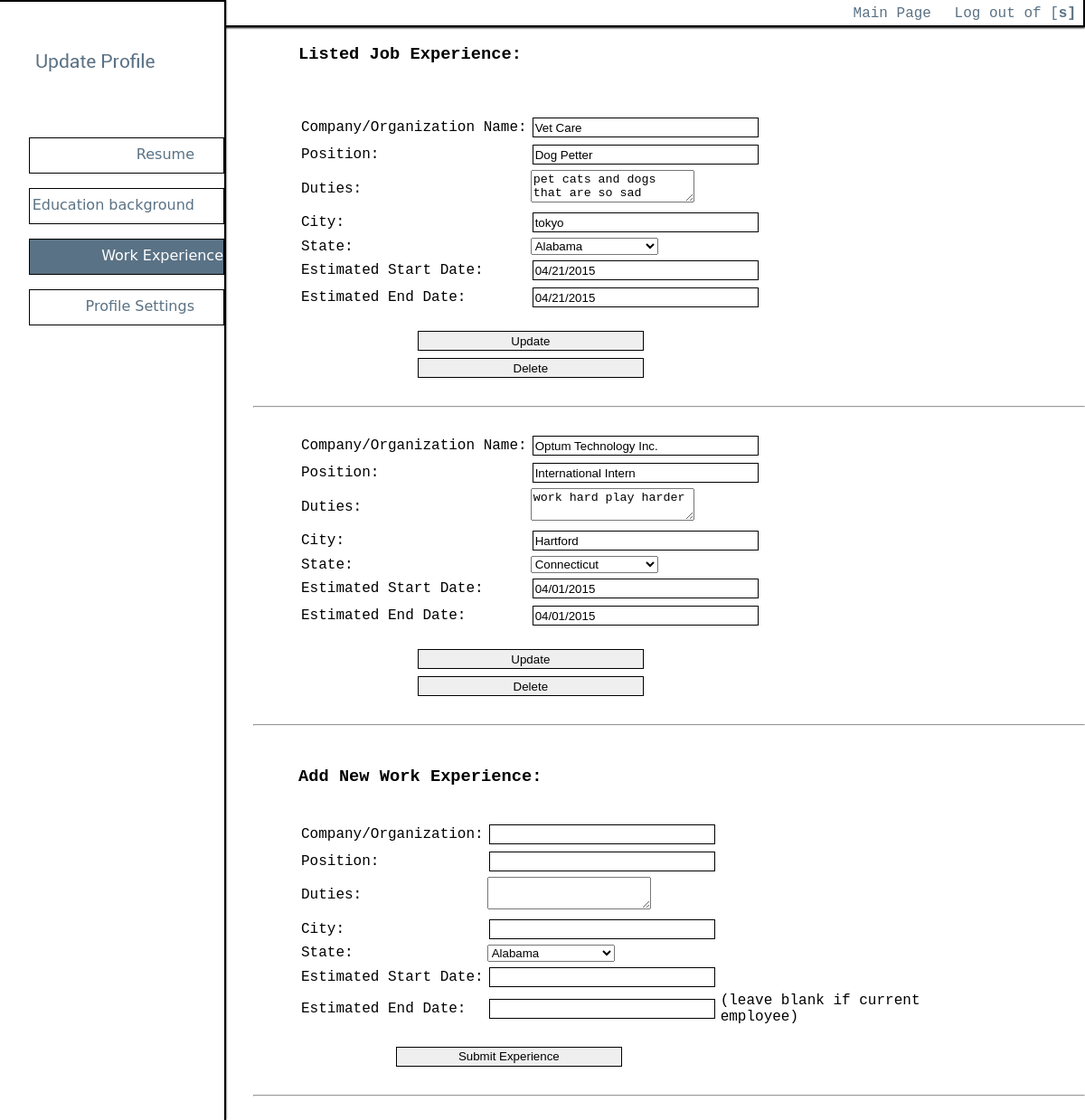
Page /MainPage/Profile/Update_Exp.php (signed in) on the earlier database version.
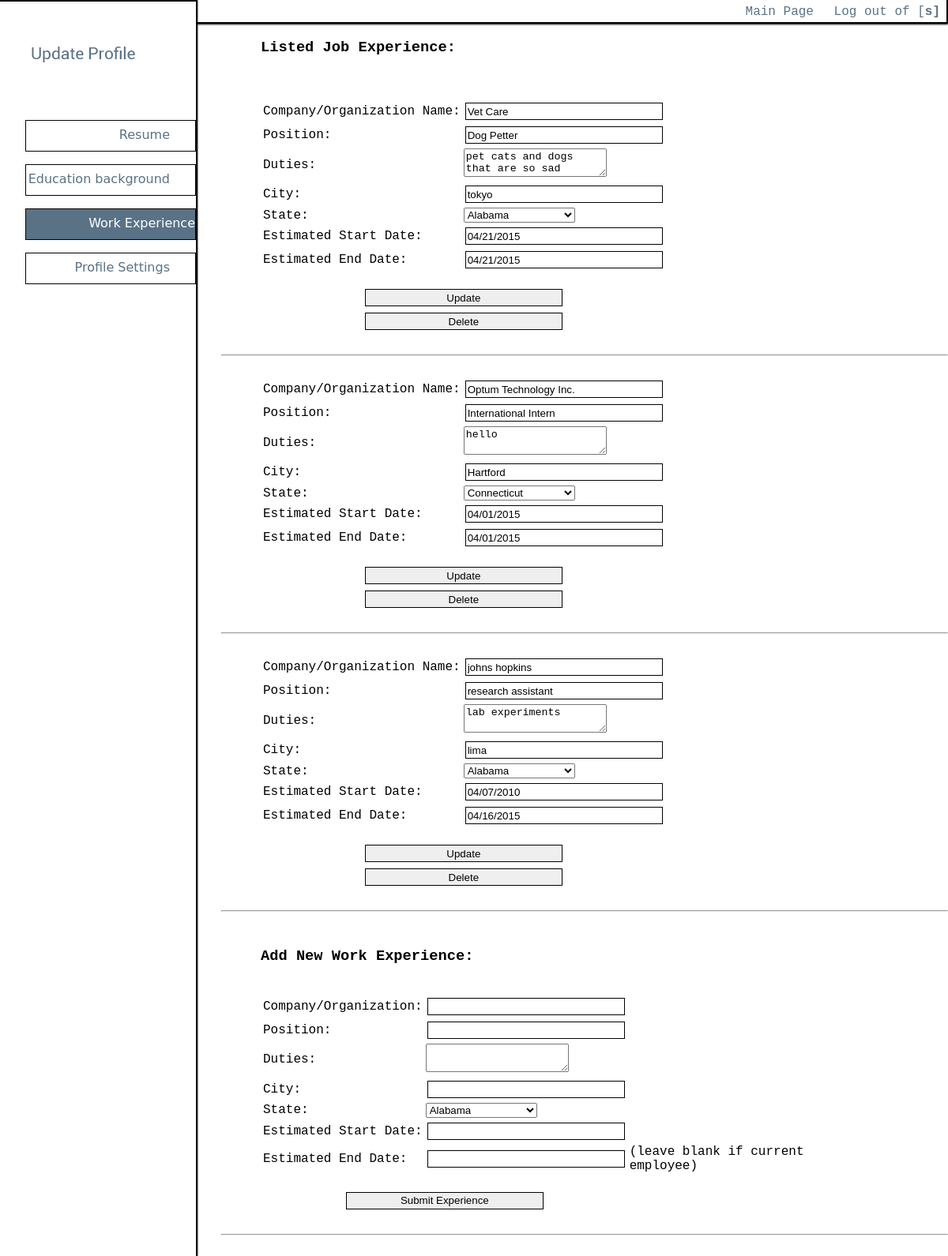
Same page on the later database version.
### tables this page shows
CREATE TABLE `priorjobs` (
  `JobID` int(11) unsigned NOT NULL AUTO_INCREMENT,
  `PJCompanyName` varchar(45) NOT NULL COMMENT 'ResumeID FK',
  `PJJobTitle` varchar(45) NOT NULL,
  `PJDuties` varchar(45) DEFAULT NULL,
  `PJCity` varchar(45) DEFAULT NULL,
  `PJState` varchar(45) DEFAULT NULL,
  `PJStartDate` varchar(45) DEFAULT NULL,
  `PJEndDate` varchar(45) DEFAULT NULL,
  `UserId` varchar(45) NOT NULL,
  PRIMARY KEY (`JobID`),
  UNIQUE KEY `JobID_UNIQUE` (`JobID`),
  KEY `UserId_idx` (`UserId`),
  CONSTRAINT `seekername` FOREIGN KEY (`UserId`) REFERENCES `seeker` (`UserName`) ON DELETE CASCADE ON UPDATE NO ACTION
);

### MainPage/Profile/Update_Exp.php (the view, shortened to what the changed rows need)
 <!doctype html>
<html>
<head>
<link href="jquery-ui.css" rel="stylesheet">
<link href="../stylesheet_main.css" rel="stylesheet" type="text/css" >
</head>
<body>
<header>
<div class="sidebar">
  <h1><img src="../../MainPage_img/Update Profile.png"></h1>
</div>
</header>
<div class = "content">
<h3 class = "contentHeader">Listed Job Experience:</h3><br><br>
<?php
	$sql = "SELECT * FROM priorjobs WHERE UserID = '".  $_SESSION['login_user'].
		"'  order by STR_TO_DATE(PJStartDate,'%m/%d/%Y') DESC ;";
    $conn = new mysqli($address, $username, $password, $database);
	 if ($conn->connect_error) {
        die("Connection failed: " . $conn->connect_error);
    } else {
	    $result = $conn->query($sql);
		if (!$result) {
		    echo "<b>database result error</b>";
			exit;
		} else {
		  while($row = $result->fetch_assoc())
			{
			echo "<div style='padding-left:50px; padding-right:100px;'><form method ='post' action='submitJobUpdate.php'>";
			echo "<table border='0'><tr>";
			echo "<td>Company/Organization Name: </td>";
			echo '<td><input name="company" value = "'.$row["PJCompanyName"].'"> </input></td></tr>';
			echo "<tr><td>Position: </td>";
			echo '<td><input name="position" value = "'.$row["PJJobTitle"].'"> </input></td></tr>';
			echo "<tr><td>Duties: </td>";
			echo '<td><textarea name="duties" value = "'.$row["PJDuties"].'">'.$row["PJDuties"].' </textarea></td></tr>';
			echo "<tr><td>City: </td>";
			echo '<td><input name="city" value = "'.$row["PJCity"].'"> </input></td></tr>';
			echo "<tr><td>State: </td>";
			echo '<td><select name="state" > ';
			$states = array('AL'=>"Alabama",
							'AK'=>"Alaska",
							'AZ'=>"Arizona",
							'AR'=>"Arkansas",
							'CA'=>"California",
							'CO'=>"Colorado",
							'CT'=>"Connecticut",
							'DE'=>"Delaware",
							'DC'=>"District Of Columbia",
							'FL'=>"Florida",
							'GA'=>"Georgia",
							'HI'=>"Hawaii",
							'ID'=>"Idaho",
							'IL'=>"Illinois",
							'IN'=>"Indiana",
							'IA'=>"Iowa",
							'KS'=>"Kansas",
							'KY'=>"Kentucky",
							'LA'=>"Louisiana",
							'ME'=>"Maine",
							'MD'=>"Maryland",
							'MA'=>"Massachusetts",
							'MI'=>"Michigan",
							'MN'=>"Minnesota",
							'MS'=>"Mississippi",
							'MO'=>"Missouri",
							'MT'=>"Montana",
							'NE'=>"Nebraska",
							'NV'=>"Nevada",
							'NH'=>"New Hampshire",
							'NJ'=>"New Jersey",
							'NM'=>"New Mexico",
							'NY'=>"New York",
							'NC'=>"North Carolina",
							'ND'=>"North Dakota",
							'OH'=>"Ohio",
							'OK'=>"Oklahoma",
							'OR'=>"Oregon",
							'PA'=>"Pennsylvania",
							'RI'=>"Rhode Island",
							'SC'=>"South Carolina",
							'SD'=>"South Dakota",
							'TN'=>"Tennessee",
							'TX'=>"Texas",
							'UT'=>"Utah",
							'VT'=>"Vermont",
							'VA'=>"Virginia",
							'WA'=>"Washington",
							'WV'=>"West Virginia",
							'WI'=>"Wisconsin",
							'WY'=>"Wyoming");
      foreach($states as $key=>$value) {
			if($row["PJState"]==$value){
			 echo  '<option value="'.$value.'" selected>'.$value .'</option>';
			}else{
			echo  '<option value="'.$value.'">'.$value .'</option>';
			}
        }
  echo '  </select></td></tr>';
			echo "<tr><td>Estimated Start Date: </td><td>";
			echo '<input name = "start" class = "datepicker" value = "'.$row["PJStartDate"].'" readonly> </input></td></tr>';
			echo "<tr><td>Estimated End Date: </td><td>";
			echo '<input name = "end" class = "datepicker" value = "'.$row["PJEndDate"].'" readonly> </input></td></tr>';
			echo "<tr><td colspan='2' align='center'><br><input  type='submit' name = 'update' value = 'Update'></td></tr>";
			echo "<tr><td colspan='2' align='center'><input  type='submit' name = 'delete' value = 'Delete'></td></tr>";
			echo "</table></form></div><br><hr><br>";
			}
		}
	}
?>
<h3 class = "contentHeader">Add New Work Experience:</h3><br>
			<div style='padding-left:50px; padding-right:100px;'><form method ='post' action='submitJobUpdate.php' onsubmit=" return check()">
			</form></div><br><hr><br>
</div>
</body>
</html>

Differences in the rows shown:
changed priorjobs "Optum Technology Inc.": duties "work hard play harder" → "hello"
added priorjobs: company "johns hopkins", position "research assistant", duties "lab experiments", city "lima", state "Alabama", start "04/07/2010", end "04/16/2015"
